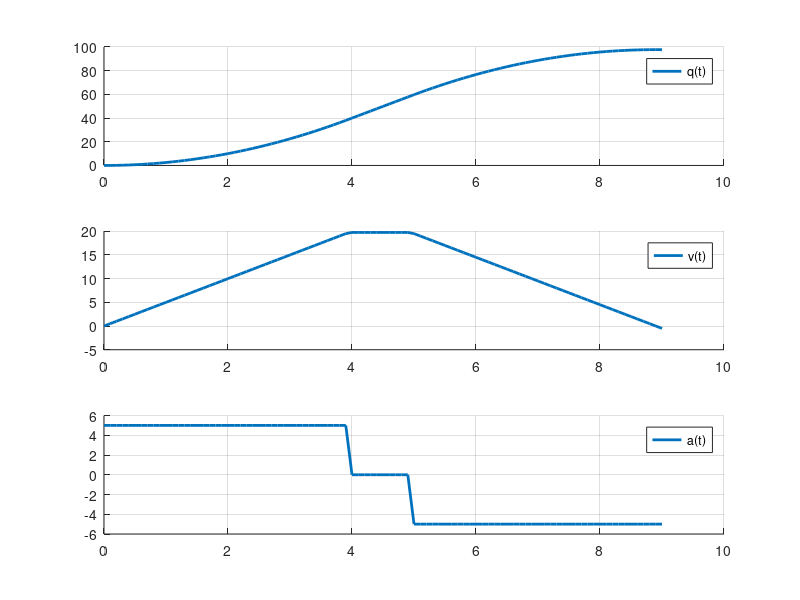

This figure's MATLAB source:
clear
close all

qMax = 100;
vMax = 20;
aMax = 5;

t1   = vMax/aMax;
tm   = (qMax - aMax*t1^2)/vMax;
tmax = 2*t1 + tm;
t2   = tmax - t1;

t       = 0:0.1:tmax;
lengthT = length(t);
a       = zeros(lengthT,1);
% v       = zeros(lengthT,1);
% q       = zeros(lengthT,1);

for i = 1:1:lengthT
    if (t(i) < t1)
        a(i) = aMax;
%         v(i) = aMax*t(i);
%         q(i) = 0.5*aMax*t(i)^2;
    elseif (t(i) < t2)
        a(i) = 0;
%         v(i) = vMax;
%         q(i) = 0.5*aMax*t1^2 + vMax*(t(i)-t1);
    else
        a(i) = -aMax;
%         v(i) = vMax - aMax*(t(i)-t2);
%         q(i) = qMax - 0.5*aMax*(tmax-t(i))^2;
    end
end

% a = (gaussmf(t,[t1/8 t1/2]) - gaussmf(t,[t1/8 t2+t1/2]))*aMax;
v = cumtrapz(t,a);
q = cumtrapz(t,v);

figure(1)
subplot(3,1,1)
hold on
grid on
plot(t,q,'LineWidth',2);
legend('q(t)');

subplot(3,1,2)
hold on
grid on
plot(t,v,'LineWidth',2);
legend('v(t)');

subplot(3,1,3)
hold on
grid on
plot(t,a,'LineWidth',2);
legend('a(t)');
    
% for i = 2:1:lengthT
%     subplot(3,1,1)
%     hold on
%     grid on
%     plot(t(i-1:i),q(i-1:i),'LineWidth',2);
%     legend('q(t)');
% 
%     subplot(3,1,2)
%     hold on
%     grid on
%     plot(t(i-1:i),v(i-1:i),'LineWidth',2);
%     legend('v(t)');
% 
%     subplot(3,1,3)
%     hold on
%     grid on
%     plot(t(i-1:i),a(i-1:i),'LineWidth',2);
%     legend('a(t)');
%     
%     pause(0.001)
% end

